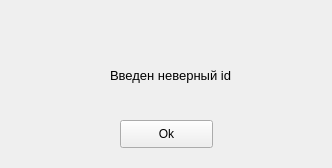
<?xml version="1.0" encoding="UTF-8"?>
<ui version="4.0">
 <class>MainWindow</class>
 <widget class="QMainWindow" name="MainWindow">
  <property name="geometry">
   <rect>
    <x>0</x>
    <y>0</y>
    <width>332</width>
    <height>168</height>
   </rect>
  </property>
  <property name="windowTitle">
   <string>MainWindow</string>
  </property>
  <widget class="QWidget" name="centralwidget">
   <widget class="QPushButton" name="ok">
    <property name="geometry">
     <rect>
      <x>120</x>
      <y>120</y>
      <width>93</width>
      <height>28</height>
     </rect>
    </property>
    <property name="text">
     <string>Ok</string>
    </property>
   </widget>
   <widget class="QLabel" name="error">
    <property name="enabled">
     <bool>true</bool>
    </property>
    <property name="geometry">
     <rect>
      <x>110</x>
      <y>60</y>
      <width>291</width>
      <height>31</height>
     </rect>
    </property>
    <property name="font">
     <font>
      <pointsize>10</pointsize>
     </font>
    </property>
    <property name="text">
     <string>Введен неверный id</string>
    </property>
   </widget>
   <widget class="QLabel" name="error_label">
    <property name="geometry">
     <rect>
      <x>20</x>
      <y>40</y>
      <width>61</width>
      <height>71</height>
     </rect>
    </property>
    <property name="text">
     <string/>
    </property>
    <property name="pixmap">
     <pixmap>../../../Downloads/Icon.png</pixmap>
    </property>
   </widget>
  </widget>
 </widget>
 <resources/>
 <connections/>
</ui>
